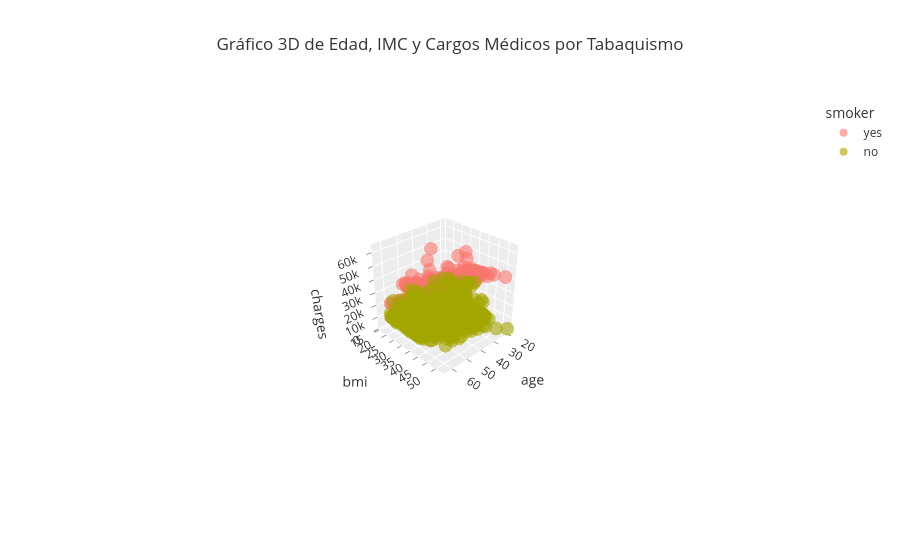

The code cell stored with this chart in its notebook:
### Code cell
import plotly.express as px
import plotly.io as pio

# Mapeamos "sex" y/o "smoker" si quieres valores numéricos en z
# Pero podemos dejar "charges" como z directamente

fig = px.scatter_3d(
    data_frame=df,
    x="age",
    y="bmi",
    z="charges",
    color="smoker",  # Podrías usar también "sex"
    opacity=0.6,
    template="ggplot2",
    height=700,
    title="Gráfico 3D de Edad, IMC y Cargos Médicos por Tabaquismo"
)

pio.show(fig)

### Figure 1 — Plotly figure (JSON) as saved in the notebook; plotly's stock layout.template omitted (floating-point values rounded to 4 significant figures; data arrays with more than 128 entries replaced by an {"elided": "..."} marker saying what was removed)
{"data": [{"hovertemplate": "smoker=yes<br>age=%{x}<br>bmi=%{y}<br>charges=%{z}<extra></extra>", "legendgroup": "yes", "marker": {"color": "#F8766D", "opacity": 0.6, "symbol": "circle"}, "mode": "markers", "name": "yes", "scene": "scene", "showlegend": true, "type": "scatter3d", "x": {"elided": "274 int values"}, "y": {"elided": "274 float values"}, "z": {"elided": "274 float values"}}, {"hovertemplate": "smoker=no<br>age=%{x}<br>bmi=%{y}<br>charges=%{z}<extra></extra>", "legendgroup": "no", "marker": {"color": "#A3A500", "opacity": 0.6, "symbol": "circle"}, "mode": "markers", "name": "no", "scene": "scene", "showlegend": true, "type": "scatter3d", "x": {"elided": "1064 int values"}, "y": {"elided": "1064 float values"}, "z": {"elided": "1064 float values"}}], "layout": {"autosize": true, "legend": {"title": {"text": "smoker"}, "tracegroupgap": 0}, "scene": {"aspectmode": "auto", "aspectratio": {"x": 1, "y": 1, "z": 1}, "camera": {"center": {"x": 0, "y": 0, "z": 0}, "eye": {"x": 2.809, "y": 2.872, "z": 2.341}, "projection": {"type": "perspective"}, "up": {"x": 0, "y": 0, "z": 1}}, "domain": {"x": [0, 1], "y": [0, 1]}, "xaxis": {"title": {"text": "age"}, "type": "linear"}, "yaxis": {"title": {"text": "bmi"}, "type": "linear"}, "zaxis": {"title": {"text": "charges"}, "type": "linear"}}, "title": {"text": "Gráfico 3D de Edad, IMC y Cargos Médicos por Tabaquismo"}}}
